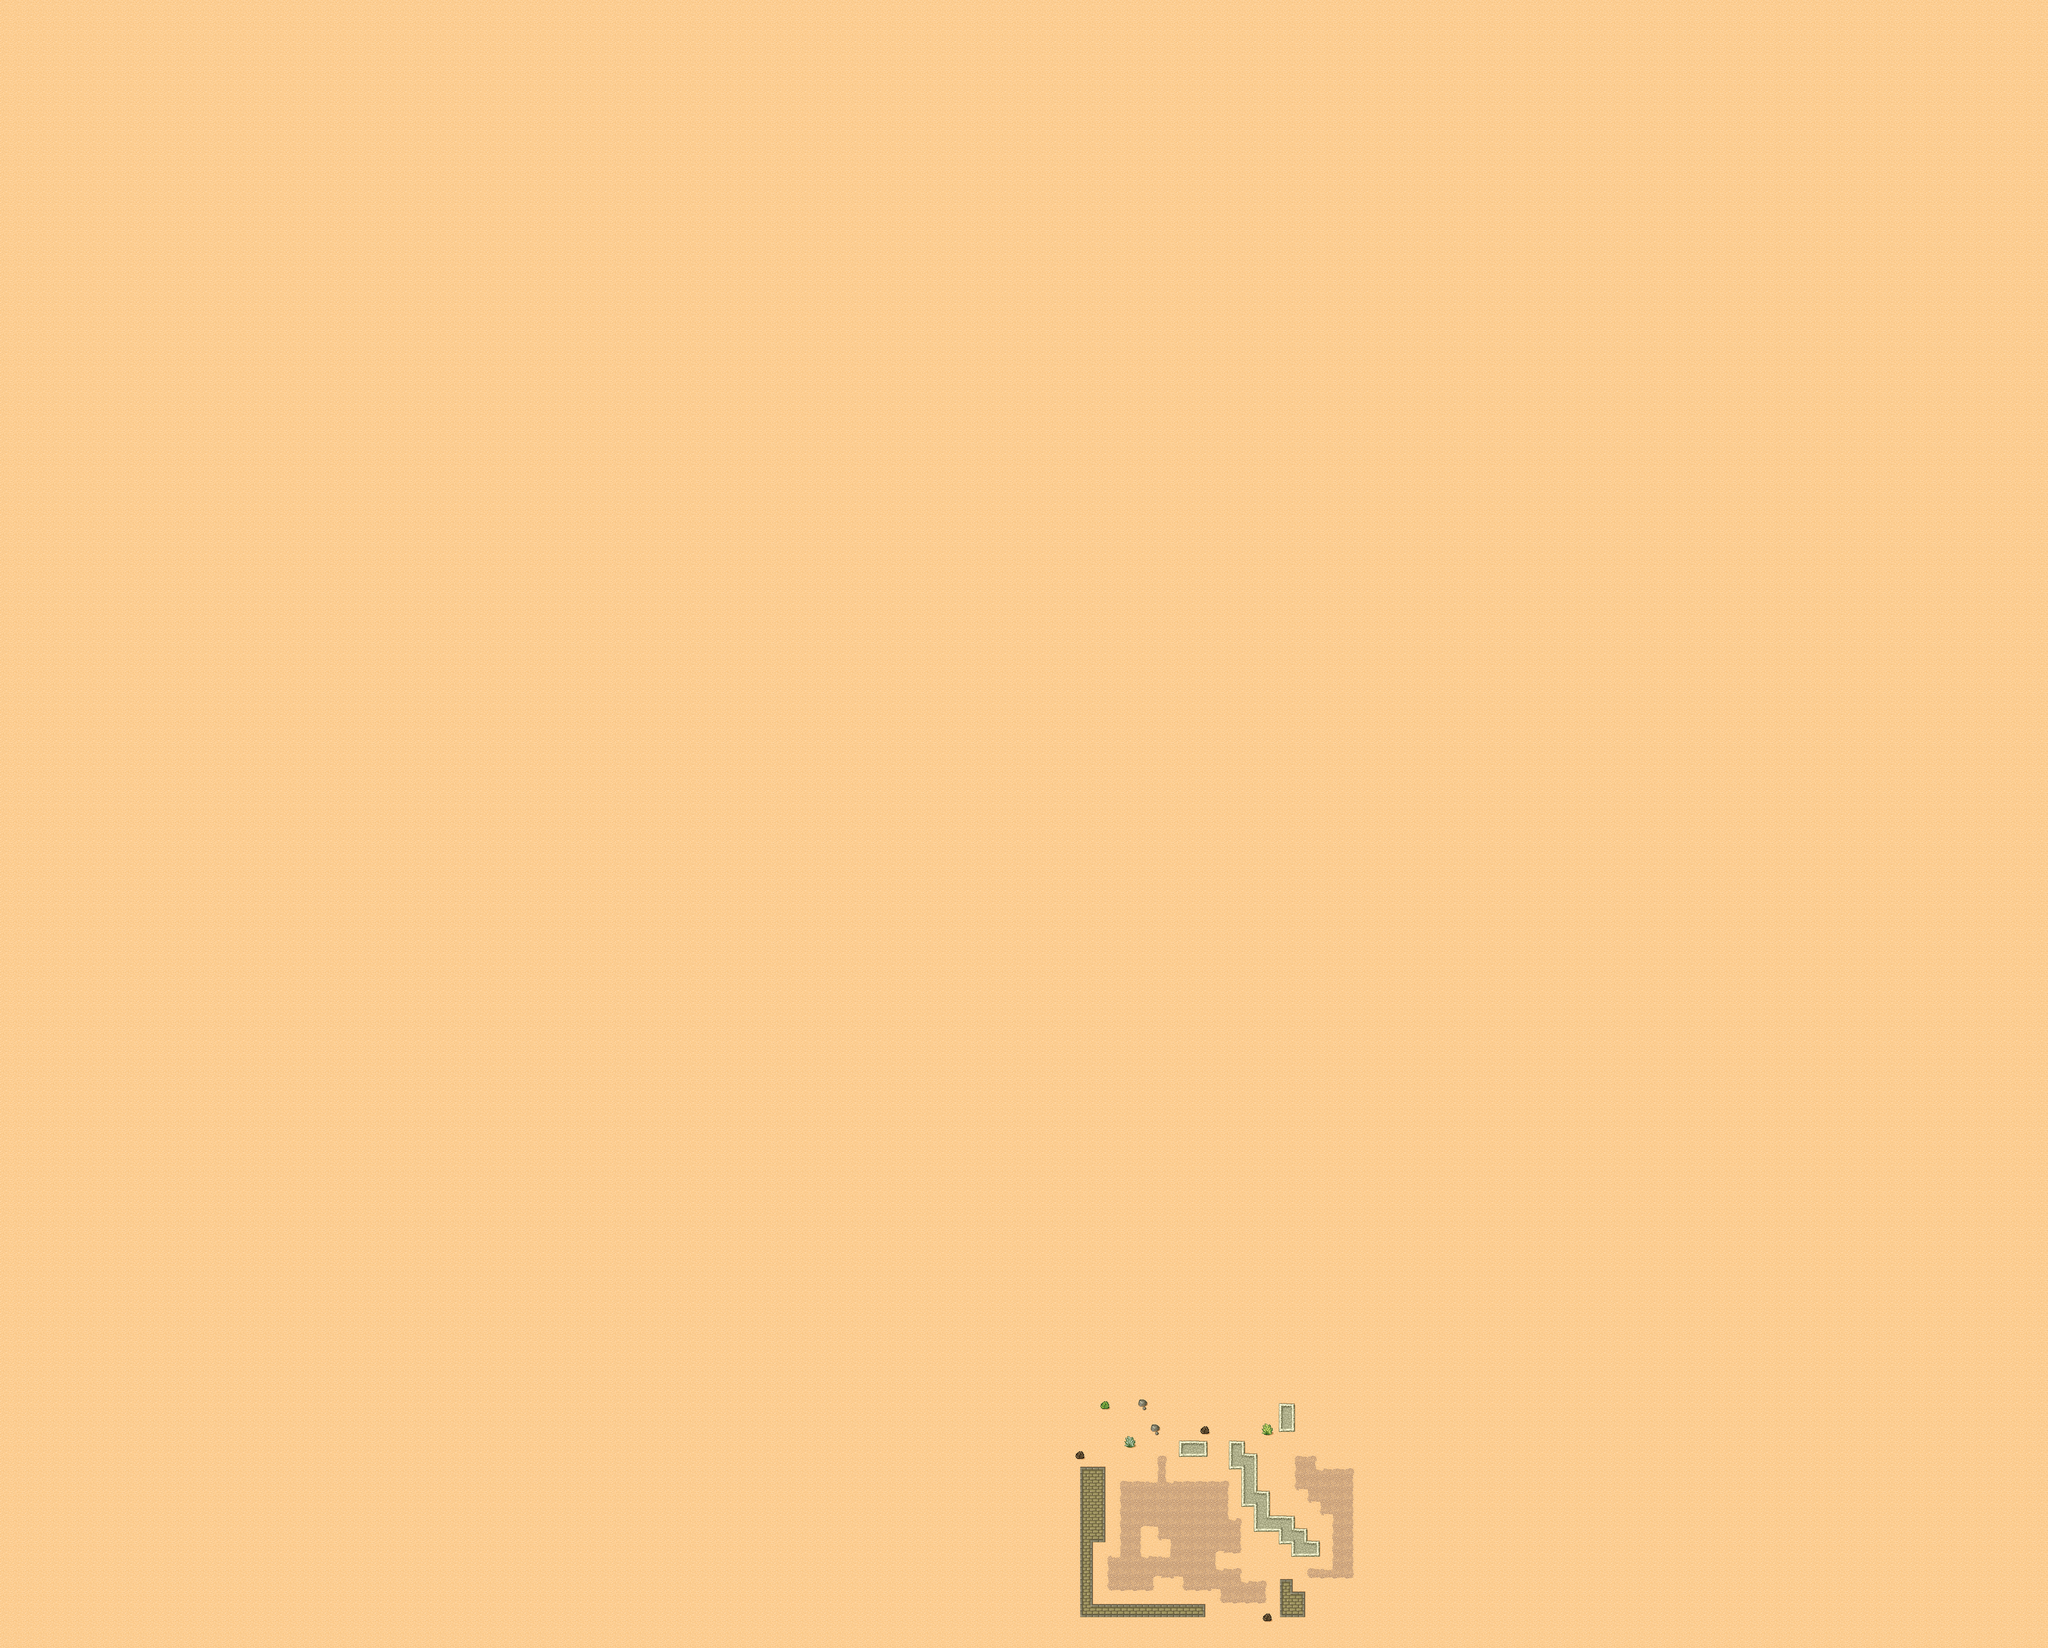

Tiled map render using the project's own tile images. Description and the map definition, with tile-layer contents summarised, below:
An orthogonal 164x132 tile map with 32x32 px tiles, 1 tile layer (Layer_01), 2 tilesets.

<map version="1.0" tiledversion="1.1.6" orientation="orthogonal" renderorder="left-down" width="164" height="132" tilewidth="32" tileheight="32" infinite="0" nextobjectid="1">
 <tileset firstgid="1" source="desert.tsx" />
 <tileset firstgid="49" name="isometric_grass_and_water" tilewidth="64" tileheight="64" tilecount="24" columns="4">
  <tileoffset x="0" y="16" />
  <grid orientation="isometric" width="64" height="32" />
  <image source="tmw_desert_spacing.png" width="265" height="199" />
  <terraintypes>
   <terrain name="Grass" tile="0" />
   <terrain name="Water" tile="22" />
  </terraintypes>
  <tile id="0" terrain="0,0,0,0" />
  <tile id="1" terrain="0,0,0,0" />
  <tile id="2" terrain="0,0,0,0" />
  <tile id="3" terrain="0,0,0,0" />
  <tile id="4" terrain="0,0,0,1" />
  <tile id="5" terrain="0,0,1,0" />
  <tile id="6" terrain="1,0,0,0" />
  <tile id="7" terrain="0,1,0,0" />
  <tile id="8" terrain="0,1,1,1" />
  <tile id="9" terrain="1,0,1,1" />
  <tile id="10" terrain="1,1,1,0" />
  <tile id="11" terrain="1,1,0,1" />
  <tile id="12" terrain="0,0,1,1" />
  <tile id="13" terrain="1,0,1,0" />
  <tile id="14" terrain="1,1,0,0" />
  <tile id="15" terrain="0,1,0,1" />
  <tile id="16" terrain="0,0,1,1" />
  <tile id="17" terrain="1,0,1,0" />
  <tile id="18" terrain="1,1,0,0" />
  <tile id="19" terrain="0,1,0,1" />
  <tile id="20" terrain="0,1,1,0" />
  <tile id="21" terrain="1,0,0,1" />
  <tile id="22" terrain="1,1,1,1" />
  <tile id="23" terrain="1,1,1,1" />
  <wangsets>
   <wangset name="Grass and Water" tile="15">
    <wangcornercolor name="Grass" color="#8ab022" tile="0" probability="1" />
    <wangcornercolor name="Water" color="#378dc2" tile="23" probability="1" />
    <wangtile tileid="0" wangid="0x10101010" />
    <wangtile tileid="1" wangid="0x10101010" />
    <wangtile tileid="2" wangid="0x10101010" />
    <wangtile tileid="3" wangid="0x10101010" />
    <wangtile tileid="4" wangid="0x10102010" />
    <wangtile tileid="5" wangid="0x10201010" />
    <wangtile tileid="6" wangid="0x20101010" />
    <wangtile tileid="7" wangid="0x10101020" />
    <wangtile tileid="8" wangid="0x10202020" />
    <wangtile tileid="9" wangid="0x20202010" />
    <wangtile tileid="10" wangid="0x20201020" />
    <wangtile tileid="11" wangid="0x20102020" />
    <wangtile tileid="12" wangid="0x10202010" />
    <wangtile tileid="13" wangid="0x20201010" />
    <wangtile tileid="14" wangid="0x20101020" />
    <wangtile tileid="15" wangid="0x10102020" />
    <wangtile tileid="16" wangid="0x10202010" />
    <wangtile tileid="17" wangid="0x20201010" />
    <wangtile tileid="18" wangid="0x20101020" />
    <wangtile tileid="19" wangid="0x10102020" />
    <wangtile tileid="20" wangid="0x10201020" />
    <wangtile tileid="21" wangid="0x20102010" />
    <wangtile tileid="22" wangid="0x20202020" />
    <wangtile tileid="23" wangid="0x20202020" />
   </wangset>
  </wangsets>
 </tileset>
 <layer name="Layer_01" width="164" height="132">
  <data>[21648 cells, 21648 non-empty, 40 distinct tile ids]</data>
 </layer>
</map>
